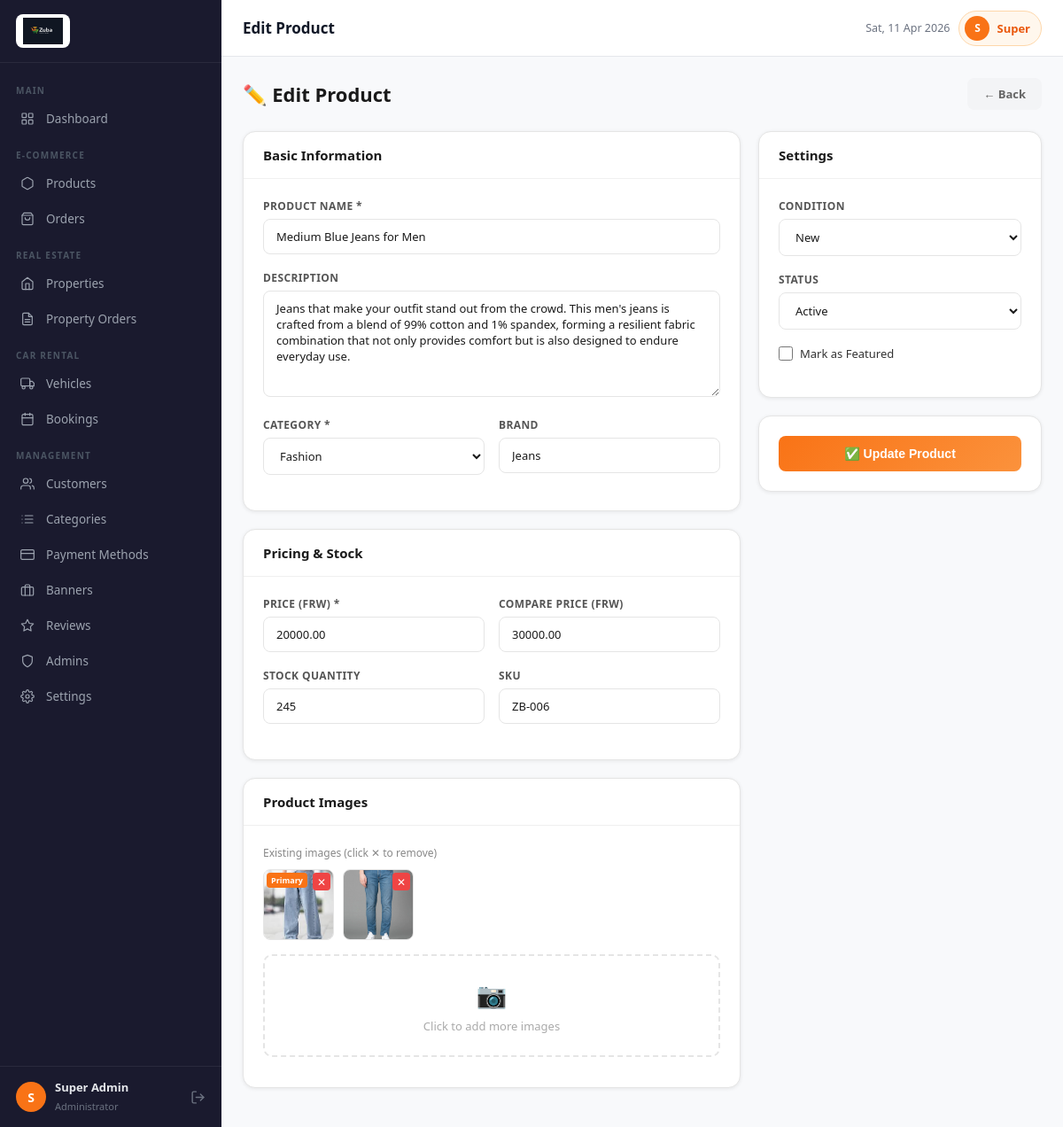
The page /admin/edit-product.php?id=13 (signed in) on the database its author committed.
### tables this page shows
CREATE TABLE `products` (
  `id` int(11) UNSIGNED NOT NULL,
  `category_id` int(11) UNSIGNED NOT NULL,
  `name` varchar(255) NOT NULL,
  `slug` varchar(255) NOT NULL,
  `description` text DEFAULT NULL,
  `price` decimal(10,2) NOT NULL,
  `compare_price` decimal(10,2) DEFAULT NULL,
  `stock` int(11) NOT NULL DEFAULT 0,
  `sku` varchar(100) DEFAULT NULL,
  `brand` varchar(100) DEFAULT NULL,
  `condition` enum('new','used','refurbished') DEFAULT 'new',
  `weight` decimal(8,2) DEFAULT NULL,
  `dimensions` varchar(100) DEFAULT NULL,
  `featured` tinyint(1) NOT NULL DEFAULT 0,
  `status` enum('active','inactive','out_of_stock') NOT NULL DEFAULT 'active',
  `views` int(11) NOT NULL DEFAULT 0,
  `created_at` timestamp NOT NULL DEFAULT current_timestamp(),
  `updated_at` timestamp NOT NULL DEFAULT current_timestamp() ON UPDATE current_timestamp()
);

CREATE TABLE `categories` (
  `id` int(11) UNSIGNED NOT NULL,
  `name` varchar(100) NOT NULL,
  `slug` varchar(100) NOT NULL,
  `type` enum('ecommerce','realestate','carrental') NOT NULL,
  `description` text DEFAULT NULL,
  `image` varchar(255) DEFAULT NULL,
  `parent_id` int(11) UNSIGNED DEFAULT NULL,
  `status` enum('active','inactive') NOT NULL DEFAULT 'active',
  `created_at` timestamp NOT NULL DEFAULT current_timestamp(),
  `updated_at` timestamp NOT NULL DEFAULT current_timestamp() ON UPDATE current_timestamp()
);

CREATE TABLE `product_images` (
  `id` int(11) UNSIGNED NOT NULL,
  `product_id` int(11) UNSIGNED NOT NULL,
  `image_path` varchar(255) NOT NULL,
  `is_primary` tinyint(1) NOT NULL DEFAULT 0,
  `sort_order` int(11) NOT NULL DEFAULT 0,
  `created_at` timestamp NOT NULL DEFAULT current_timestamp()
);

### admin/includes/functions.php (called while the page is built, shortened)
<?php
function e($str) {
    return htmlspecialchars((string)($str ?? ''), ENT_QUOTES, 'UTF-8');
}

### admin/edit-product.php (the view, shortened to what this page needs)
<?php
require_once '../config/db.php';
require_once 'includes/functions.php';
$id = (int)($_GET['id'] ?? 0);
$product = $conn->query("SELECT * FROM products WHERE id = $id")->fetch_assoc();
$categories = $conn->query("SELECT id, name FROM categories WHERE type='ecommerce' AND status='active' ORDER BY name")->fetch_all(MYSQLI_ASSOC);
$images     = $conn->query("SELECT * FROM product_images WHERE product_id = $id ORDER BY is_primary DESC, sort_order ASC")->fetch_all(MYSQLI_ASSOC);
require_once 'includes/header.php';
?>
<div class="page-header">
    <h2>✏️ Edit Product</h2>
    <a href="products.php" class="btn-back">← Back</a>
</div>
<form method="POST" enctype="multipart/form-data">
<div class="form-grid">
    <div>
        <div class="card">
            <div class="card-header">Basic Information</div>
            <div class="card-body">
                <div class="form-group">
                    <label>Product Name *</label>
                    <input type="text" name="name" value="<?php echo e($product['name']); ?>" required>
                </div>
                <div class="form-group">
                    <label>Description</label>
                    <textarea name="description"><?php echo e($product['description']); ?></textarea>
                </div>
                <div class="form-row">
                    <div class="form-group">
                        <label>Category *</label>
                        <select name="category_id" required>
                            <?php foreach ($categories as $cat): ?>
                            <option value="<?php echo $cat['id']; ?>" <?php echo $product['category_id'] == $cat['id'] ? 'selected' : ''; ?>><?php echo e($cat['name']); ?></option>
                            <?php endforeach; ?>
                        </select>
                    </div>
                    <div class="form-group">
                        <label>Brand</label>
                        <input type="text" name="brand" value="<?php echo e($product['brand']); ?>">
                    </div>
                </div>
            </div>
        </div>
        <div class="card">
            <div class="card-header">Pricing & Stock</div>
            <div class="card-body">
                <div class="form-row">
                    <div class="form-group">
                        <label>Price (FRw) *</label>
                        <input type="number" name="price" value="<?php echo $product['price']; ?>" min="0" step="0.01" required>
                    </div>
                    <div class="form-group">
                        <label>Compare Price (FRw)</label>
                        <input type="number" name="compare_price" value="<?php echo $product['compare_price']; ?>" min="0" step="0.01">
                    </div>
                </div>
                <div class="form-row">
                    <div class="form-group">
                        <label>Stock Quantity</label>
                        <input type="number" name="stock" value="<?php echo $product['stock']; ?>" min="0">
                    </div>
                    <div class="form-group">
                        <label>SKU</label>
                        <input type="text" name="sku" value="<?php echo e($product['sku']); ?>">
                    </div>
                </div>
            </div>
        </div>
        <div class="card">
            <div class="card-header">Product Images</div>
            <div class="card-body">
                <?php if (!empty($images)): ?>
                <p style="font-size:12px;color:#888;margin-bottom:10px;">Existing images (click ✕ to remove)</p>
                <div class="existing-images">
                    <?php foreach ($images as $img): ?>
                    <div class="existing-img-wrap">
                        <img src="<?php echo UPLOAD_URL . 'products/' . e($img['image_path']); ?>" alt="">
                        <?php if ($img['is_primary']): ?><span class="primary-badge">Primary</span><?php endif; ?>
                        <a href="edit-product.php?id=<?php echo $id; ?>&del_img=<?php echo $img['id']; ?>" class="del-img" onclick="return confirm('Remove this image?')">✕</a>
                    </div>
                    <?php endforeach; ?>
                </div>
                <?php endif; ?>
                <div class="image-upload-area" onclick="document.getElementById('images').click()">
                    <div style="font-size:28px;">📷</div>
                    <p>Click to add more images</p>
                </div>
            </div>
        </div>
    </div>
    <div>
        <div class="card">
            <div class="card-header">Settings</div>
            <div class="card-body">
                <div class="form-group">
                    <label>Condition</label>
                    <select name="condition">
                        <?php foreach (PRODUCT_CONDITIONS as $val => $label): ?>
                        <option value="<?php echo $val; ?>" <?php echo $product['condition'] === $val ? 'selected' : ''; ?>><?php echo $label; ?></option>
                        <?php endforeach; ?>
                    </select>
                </div>
                <div class="form-group">
                    <label>Status</label>
                    <select name="status">
                        <option value="active"   <?php echo $product['status'] === 'active'   ? 'selected' : ''; ?>>Active</option>
                    </select>
                </div>
                <div class="form-group">
                    <div class="checkbox-group">
                        <input type="checkbox" name="featured" id="featured" <?php echo $product['featured'] ? 'checked' : ''; ?>>
                        <label for="featured">Mark as Featured</label>
                    </div>
                </div>
            </div>
        </div>
        <div class="card">
            <div class="card-body">
                <button type="submit" class="btn-submit">✅ Update Product</button>
            </div>
        </div>
    </div>
</div>
</form>
<?php require_once 'includes/footer.php'; ?>

### admin/includes/header.php (style rules this page uses)
*, *::before, *::after { margin: 0; padding: 0; box-sizing: border-box; }
:root { --orange: #f97316; --orange-dark: #ea580c; --orange-light:#fff7ed; --sidebar-w: 250px; --topbar-h: 64px; --dark: #1a1a2e; --dark2: #16213e; --text: #111827; --text-muted: #6b7280; --border: #e5e7eb; --bg: #f8f9fb; --white: #ffffff; --radius: 10px; --shadow: 0 1px 4px rgba(0,0,0,.08); }
body { font-family: 'Segoe UI', Arial, sans-serif; background: var(--bg); color: var(--text); min-height: 100vh; display: flex; }
.card { background: var(--white); border-radius: var(--radius); box-shadow: var(--shadow); border: 1px solid var(--border); overflow: hidden; }
.card-header { padding: 14px 18px; border-bottom: 1px solid var(--border); display: flex; align-items: center; justify-content: space-between; }

### admin/edit-product.php (style rules this page uses)
.page-header { display:flex; align-items:center; justify-content:space-between; margin-bottom:24px; flex-wrap:wrap; gap:12px; }
.page-header h2 { font-size:22px; font-weight:800; color:#1a1a1a; }
.btn-back { padding:9px 18px; background:#f3f4f6; color:#666; border:none; border-radius:8px; font-size:13px; font-weight:600; cursor:pointer; text-decoration:none; }
.form-grid { display:grid; grid-template-columns:1fr 320px; gap:20px; align-items:start; }
.card { background:white; border:1px solid #e5e5e5; border-radius:14px; overflow:hidden; margin-bottom:20px; }
.card-header { padding:16px 22px; border-bottom:1px solid #f0f0f0; font-size:15px; font-weight:700; color:#1a1a1a; }
.card-body { padding:22px; }
.form-row { display:grid; grid-template-columns:1fr 1fr; gap:16px; }
.form-group { margin-bottom:18px; }
.form-group label { display:block; font-size:12px; font-weight:600; color:#555; margin-bottom:6px; text-transform:uppercase; letter-spacing:0.4px; }
.form-group input, .form-group select, .form-group textarea { width:100%; padding:10px 14px; border:1px solid #e5e5e5; border-radius:8px; font-size:13px; color:#1a1a1a; outline:none; transition:border 0.2s; background:white; font-family:inherit; }
.form-group textarea { resize:vertical; min-height:120px; }
.checkbox-group { display:flex; align-items:center; gap:8px; }
.checkbox-group input[type=checkbox] { width:16px; height:16px; accent-color:#f97316; }
.checkbox-group label { font-size:13px; font-weight:500; color:#333; text-transform:none; letter-spacing:0; margin:0; }
.existing-images { display:flex; flex-wrap:wrap; gap:10px; margin-bottom:16px; }
.existing-img-wrap { position:relative; }
.existing-img-wrap img { width:80px; height:80px; object-fit:cover; border-radius:8px; border:1px solid #e5e5e5; display:block; }
.existing-img-wrap .primary-badge { position:absolute; top:4px; left:4px; background:#f97316; color:white; font-size:9px; font-weight:700; padding:2px 5px; border-radius:4px; }
.existing-img-wrap .del-img { position:absolute; top:4px; right:4px; background:#ef4444; color:white; border:none; border-radius:4px; width:20px; height:20px; font-size:12px; cursor:pointer; display:flex; align-items:center; justify-content:center; text-decoration:none; }
.image-upload-area { border:2px dashed #e5e5e5; border-radius:10px; padding:24px; text-align:center; cursor:pointer; transition:all 0.2s; }
.image-upload-area p { font-size:13px; color:#aaa; margin-top:8px; }
.btn-submit { width:100%; padding:12px; background:linear-gradient(135deg,#f97316,#fb923c); color:white; border:none; border-radius:8px; font-size:14px; font-weight:700; cursor:pointer; }

### rows shown on the page
products: name "Medium Blue Jeans for Men", description "Jeans that make your outfit stand out from the crowd. This men's jeans is crafted from a blend of 99% cotton and 1% spandex, forming a resilient fabric combination that not only provides comfort but is also designed to endure everyday use.", category_id "Fashion", brand "Jeans", price "20000.00", compare_price "30000.00", stock "245", sku "ZB-006", condition "New", status "Active"
product_images: image_path (picture), is_primary "Primary"
product_images: image_path (picture)

### other values the page prints
substr($admin['name'], 0, 1) "S"
$admin['name'] "Super Admin"
$page_title "Edit Product"
explode(' ', $admin['name'])[0] "Super"
